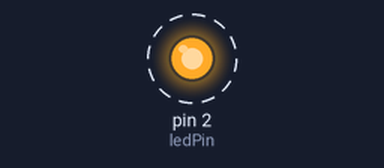
Simulated run of this sketch. Board: Arduino Uno, built with avr-gcc and run on an emulated ATmega328P. On the bench: output pins drawn as LEDs (lit = HIGH). Dashed ring = blinking.

Above: at 0.5 s.
Timing chart, 0 to 4.6 s (numbered marks = the images above):
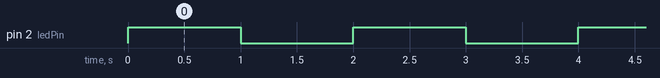

The sketch:

digital_LED.ino
```cpp
/*  description:
    数字食人鱼LED-用数字口控制
    VCC -- VCC
    GND -- GND
    Signal -- digital 2

    Author: Jiahui Tang
    Date: 2017-1-16
*/

int ledPin = 2;                                    // digital pin for LED signal

void setup() {
  Serial.begin(9600);                           // start the serial port
  pinMode(ledPin, OUTPUT);                         // sets the digital pin as output
}

void loop() {
  digitalWrite(ledPin, HIGH);   // high
  delay(1000);                  // waits for a second
  digitalWrite(ledPin, LOW);    // low
  delay(1000);                  // waits for a second                                     // arbitary wait time.
}
```

Measured:
- by itself, pin 2 (ledPin): alternates HIGH for 1.0 s and LOW for 1.0 s
